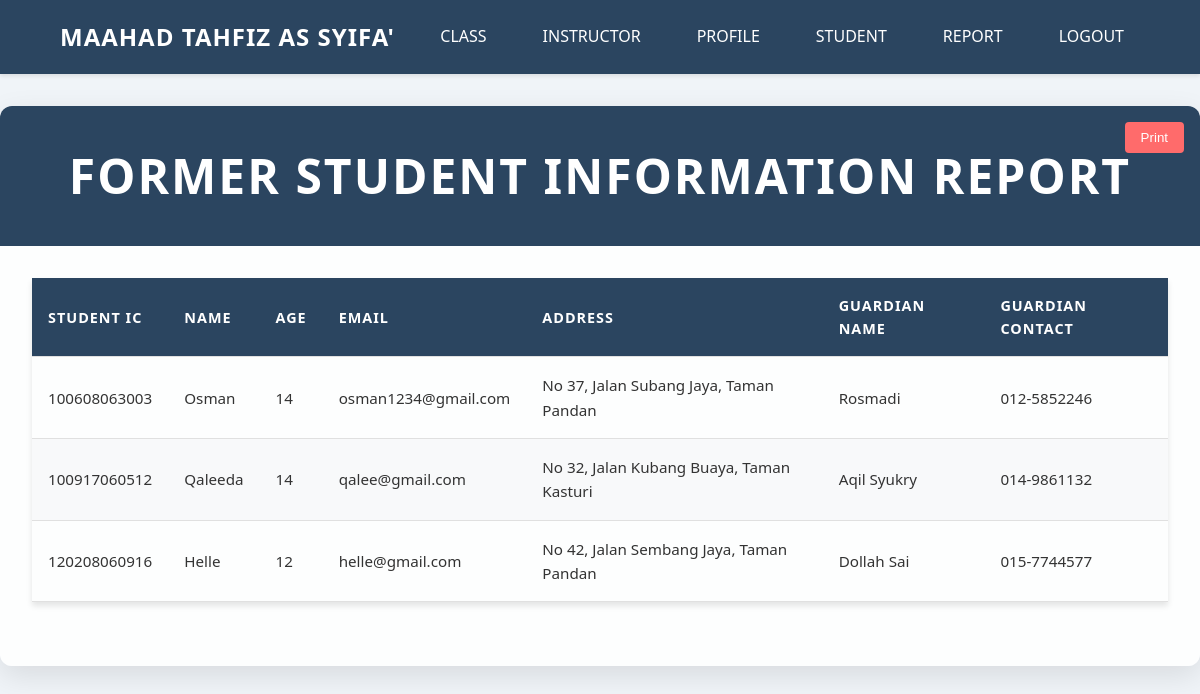
/clerkReportFormerStudent.php (signed in), run on the app's committed database.
### tables this page shows
CREATE TABLE `student` (
  `studentIC` varchar(14) NOT NULL,
  `studentPass` varchar(255) NOT NULL,
  `studentName` varchar(30) NOT NULL,
  `studentAge` int NOT NULL,
  `studentEmail` varchar(30) NOT NULL,
  `studentAddress` varchar(100) NOT NULL,
  `guardianName` varchar(30) NOT NULL,
  `guardianContact` varchar(12) NOT NULL,
  `status` varchar(2) NOT NULL,
  `classID` varchar(10) NOT NULL
);

### clerkReportFormerStudent.php (the view, shortened to what this page needs)
<?php
include_once "clerkHeader.php";
function displayFormerStudentInformation() {
    global $conn;
    $sql = "SELECT s.studentIC, s.studentName, s.studentAge, s.studentEmail,
                   s.studentAddress, s.guardianName, s.guardianContact
            FROM student s
            WHERE s.status = 'NA'
            ORDER BY s.studentIC";
    $result = $conn->query($sql);
    if ($result->num_rows > 0) {
        echo "<table>
                <thead>
                    <tr>
                        <th>Student IC</th>
                        <th>Name</th>
                        <th>Age</th>
                        <th>Email</th>
                        <th>Address</th>
                        <th>Guardian Name</th>
                        <th>Guardian Contact</th>
                    </tr>
                </thead>
                <tbody>";
        while ($row = $result->fetch_assoc()) {
            echo "<tr>
                    <td>" . htmlspecialchars($row["studentIC"]) . "</td>
                    <td>" . htmlspecialchars($row["studentName"]) . "</td>
                    <td>" . htmlspecialchars($row["studentAge"]) . "</td>
                    <td>" . htmlspecialchars($row["studentEmail"]) . "</td>
                    <td>" . htmlspecialchars($row["studentAddress"]) . "</td>
                    <td>" . htmlspecialchars($row["guardianName"]) . "</td>
                    <td>" . htmlspecialchars($row["guardianContact"]) . "</td>
                </tr>";
        }
        echo "</tbody></table>";
    } else {
        echo "<p>No former students found.</p>";
    }
}
?>
<!DOCTYPE html>
<html lang="en">
<head>
</head>
<body>
    <div class="report-container">
        <div class="report-header no-print">
            <h1>Former Student Information Report</h1>
            <button class="print-btn" onclick="handlePrint('Former Student Information')">Print</button>
        </div>
        <div class="report-content">
            <?php displayFormerStudentInformation(); ?>
        </div>
    </div>
</body>
</html>

### clerkHeader.php (style rules this page uses)
:root { --primary-color: #2b4560; --secondary-color: #ffffff; --hover-color: #3a5f81; --background-color: #f0f4f8; }
* { margin: 0; padding: 0; box-sizing: border-box; }
body { font-family: 'Segoe UI', Tahoma, Geneva, Verdana, sans-serif; background-color: var(--background-color); line-height: 1.6; }

### clerkReportFormerStudent.php (style rules this page uses)
:root { --primary-color: #2b4560; --secondary-color: #ffffff; --accent-color: #ff6b6b; --text-color: #333; --border-radius: 12px; --background-color: #f0f4f8; }
body { font-family: 'Segoe UI', Tahoma, Geneva, Verdana, sans-serif; background-color: var(--background-color); margin: 0; padding: 0; color: var(--text-color); }
.report-container { max-width: 1200px; margin: 2rem auto; background: rgba(255, 255, 255, 0.9); border-radius: var(--border-radius); box-shadow: 0 10px 30px rgba(0, 0, 0, 0.1); overflow: hidden; }
.report-header { background-color: var(--primary-color); color: var(--secondary-color); padding: 2rem; text-align: center; font-size: 1.5em; letter-spacing: 2px; text-transform: uppercase; position: relative; }
.report-header .print-btn { position: absolute; top: 1rem; right: 1rem; background-color: var(--accent-color); color: var(--secondary-color); border: none; padding: 0.5rem 1rem; border-radius: 4px; cursor: pointer; }
.report-content { padding: 2rem; }
table { width: 100%; border-collapse: separate; border-spacing: 0; margin-bottom: 2rem; box-shadow: 0 4px 6px rgba(0, 0, 0, 0.1); }
th, td { padding: 1rem; text-align: left; border-bottom: 1px solid #e0e0e0; }
th { background-color: var(--primary-color); color: var(--secondary-color); font-weight: 600; text-transform: uppercase; letter-spacing: 1px; font-size: 0.9em; }
tr:nth-child(even) { background-color: #f8f9fa; }
td { font-size: 0.95em; }

### data on the page
student: studentIC "100608063003", studentName "Osman", studentAge "14", studentEmail "osman1234@gmail.com", studentAddress "No 37, Jalan Subang Jaya, Taman Pandan", guardianName "Rosmadi", guardianContact "012-5852246"
student: studentIC "100917060512", studentName "Qaleeda", studentAge "14", studentEmail "qalee@gmail.com", studentAddress "No 32, Jalan Kubang Buaya, Taman Kasturi", guardianName "Aqil Syukry", guardianContact "014-9861132"
student: studentIC "120208060916", studentName "Helle", studentAge "12", studentEmail "helle@gmail.com", studentAddress "No 42, Jalan Sembang Jaya, Taman Pandan", guardianName "Dollah Sai", guardianContact "015-7744577"
